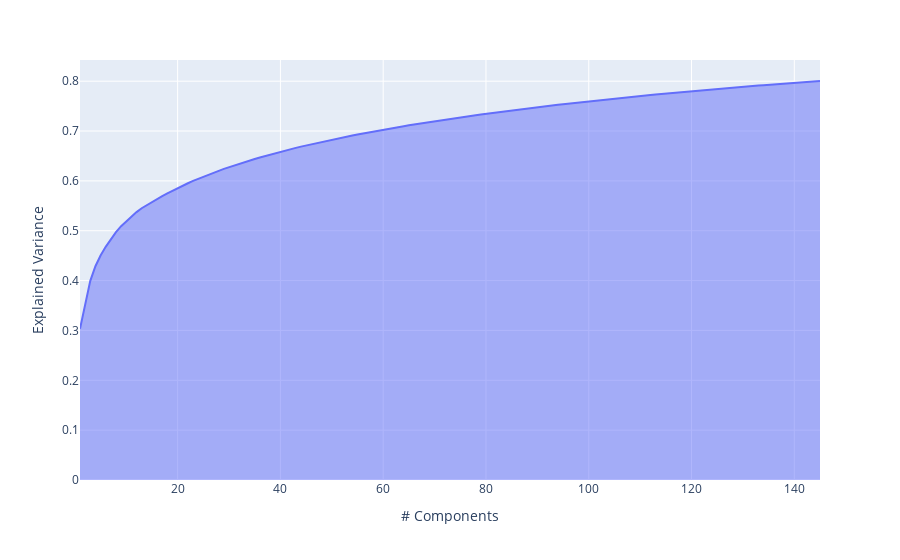

Here is the notebook cell this chart was saved with:
### Code cell
import plotly.express as px
from sklearn.decomposition import PCA
from sklearn.datasets import load_diabetes

exp_var_cumul = np.cumsum(pca.explained_variance_ratio_)
fig = px.area(
    x=range(1, exp_var_cumul.shape[0] + 1),
    y=exp_var_cumul,
    labels={"x": "# Components", "y": "Explained Variance"}
)
fig.show()

### Figure 1 — Plotly figure (JSON) as saved in the notebook; plotly's stock layout.template omitted (floating-point values rounded to 4 significant figures; data arrays with more than 128 entries replaced by an {"elided": "..."} marker saying what was removed)
{"data": [{"fillpattern": {"shape": ""}, "hovertemplate": "# Components=%{x}<br>Explained Variance=%{y}<extra></extra>", "legendgroup": "", "line": {"color": "#636efa"}, "marker": {"symbol": "circle"}, "mode": "lines", "name": "", "orientation": "v", "showlegend": false, "stackgroup": "1", "type": "scatter", "x": {"elided": "145 int values"}, "xaxis": "x", "y": {"elided": "145 float values"}, "yaxis": "y"}], "layout": {"legend": {"tracegroupgap": 0}, "margin": {"t": 60}, "xaxis": {"anchor": "y", "domain": [0, 1], "title": {"text": "# Components"}}, "yaxis": {"anchor": "x", "domain": [0, 1], "title": {"text": "Explained Variance"}}}}
